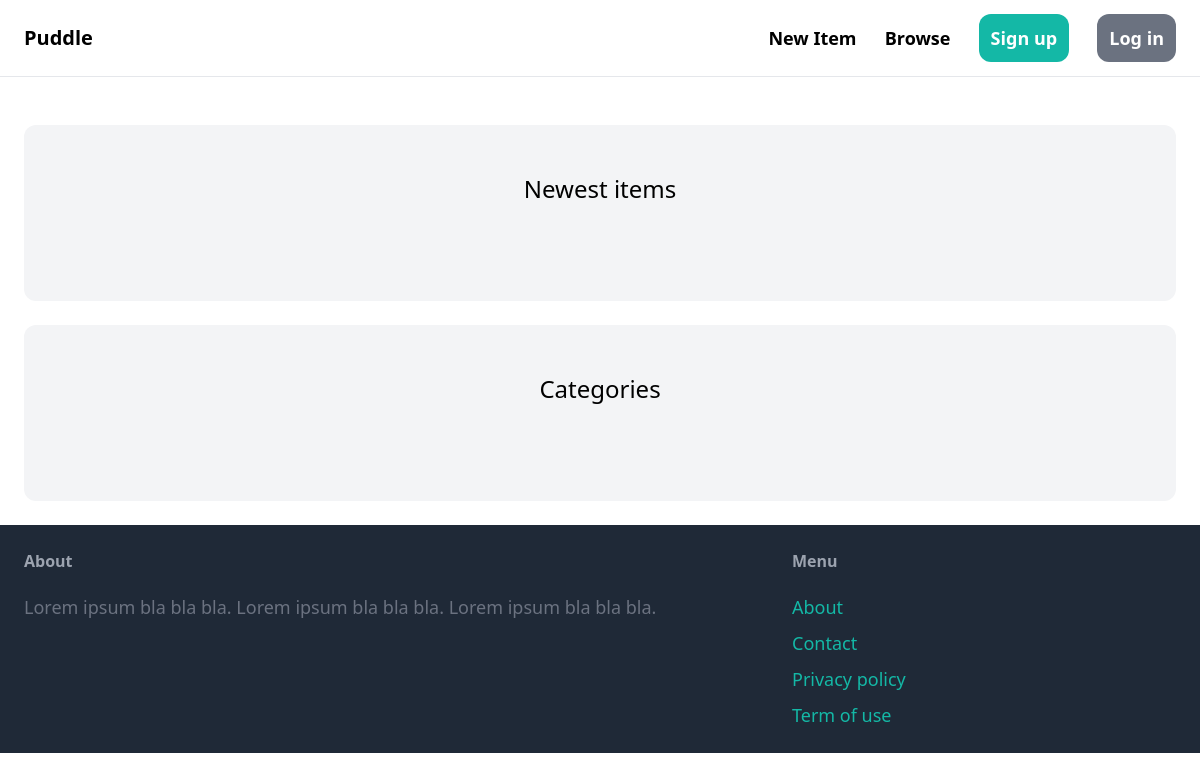
The app's page /, older data.
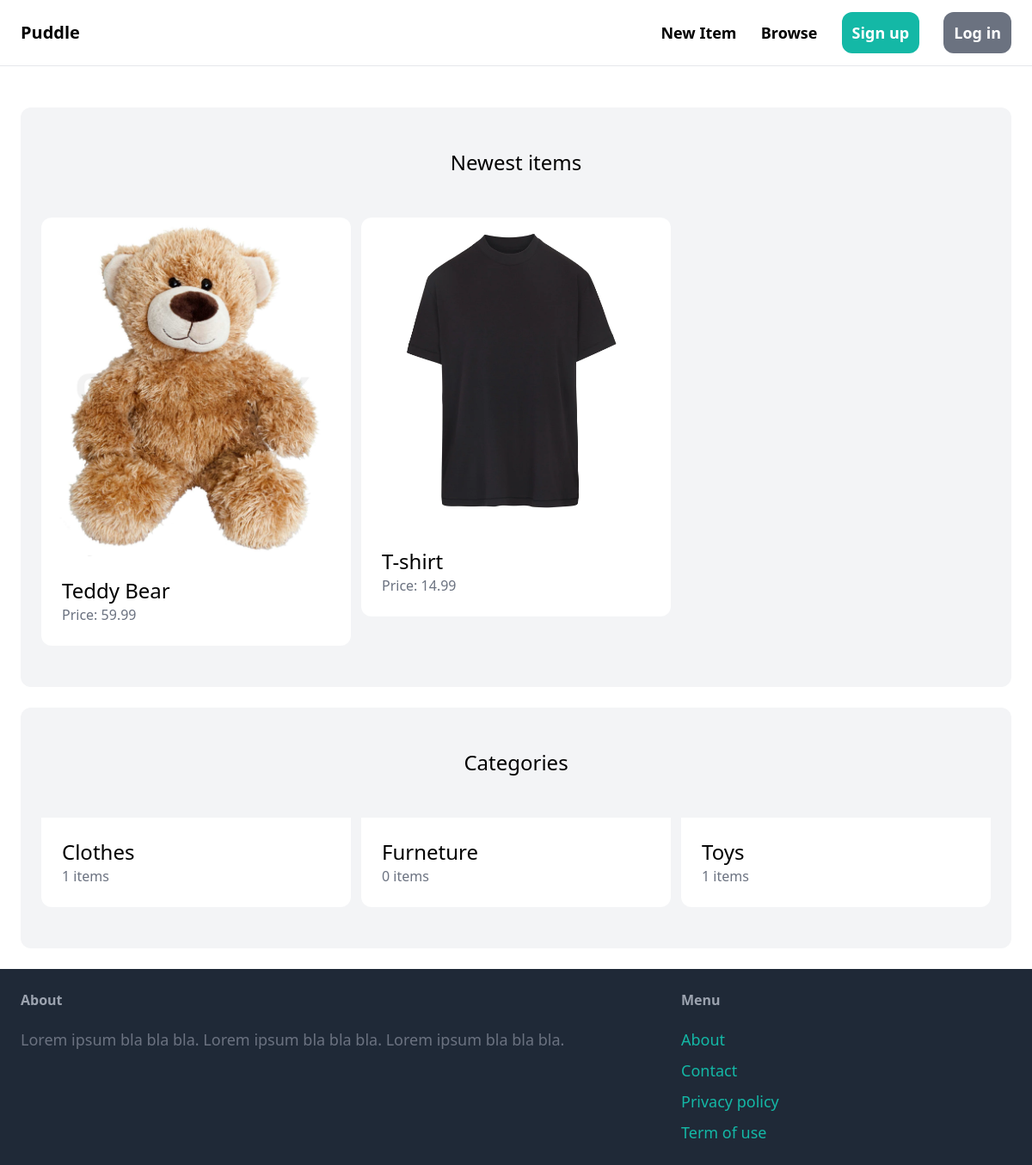
The same page, newer data.
### item/models.py (models this page shows, shortened)
class Item(models.Model):
    category=models.ForeignKey(Category,related_name='items',on_delete=models.CASCADE)
    name=models.CharField(max_length=255)
    description=models.TextField(null=True , blank=True)
    price=models.FloatField()
    image=models.ImageField(upload_to='item_images',blank=True,null=True)
    is_sold=models.BooleanField(default=False)
    created_by=models.ForeignKey(User,related_name='items',on_delete=models.CASCADE)
    created_at=models.DateTimeField(auto_now_add=True)

class Category(models.Model):
    name=models.CharField(max_length=255)
    class Meta:
        verbose_name_plural='Categories'
        ordering=('name',)

### core/views.py (the view)
# urls.py: path('',core_views.index,name='index'),
def index(request):
    items=Item.objects.filter(is_sold=False)[0:6]
    categories=Category.objects.all()
    return render(request,'core/index.html',{
        'items':items,
        'categories':categories
    })

### core/templates/core/index.html (shortened to what this page needs)
{% extends 'core/base.html' %}
{% block content %}
    <div class="mt-6 px-6 py-12 bg-gray-100 rounded-xl">
        <h2 class="mb-12 text-2xl text-center">Newest items</h2>
        <div class="grid grid-cols-3 gap-3">
            {% for item in items %}
                <div>
                    <a href="{% url 'item:detail' item.id %}">
                        <div>
                            <img src="{{ item.image.url }}" class="rounded-t-xl">
                        </div>
                        <div class="p-6 bg-white rounded-b-xl">
                            <h2 class="text-2xl">{{ item.name }}</h2>
                            <p class="text-gray-500">Price: {{ item.price }}</p>
                        </div>
                    </a>
                </div>
            {% endfor %}
        </div>
    </div>
    <div class="mt-6 px-6 py-12 bg-gray-100 rounded-xl">
        <h2 class="mb-12 text-2xl text-center">Categories</h2>
        <div class="grid grid-cols-3 gap-3">
            {% for category in categories %}
                <div>
                    <a href="#">
                        <div class="p-6 bg-white rounded-b-xl">
                            <h2 class="text-2xl">{{ category.name }}</h2>
                            <p class="text-gray-500">{{ category.items.count }} items</p>
                        </div>
                    </a>
                </div>
            {% endfor %}
        </div>
    </div>
{% endblock %}

### core/templates/core/base.html (shortened to what this page needs)
<!doctype html>
<html>
    <head>
        <script src="https://cdn.tailwindcss.com"></script>
    </head>
<body>
    <nav class="py-6 px-6 flex justify-between items-center border-b border-gray-200" >
        <a href="/" class="text-xl font-semibold">Puddle</a>
        <div class="space-x-6">
            <a href="#" class="text-lg font-semibold hover:text-gray-500">New Item</a>
            <a href="#" class="text-lg font-semibold hover:text-gray-500">Browse</a>
            {% if request.user.is_authenticated %}
            <a href="#" class="px-3 py-3 text-lg font-semibold bg-teal-500 text-white rounded-xl hover:bg-teal-700">Inbox</a>
            <a href="#" class="px-3 py-3 text-lg font-semibold bg-gray-500 text-white rounded-xl hover:bg-teal-700">Dashboard</a>
            {% else %}
            <a href="{% url 'users:signup' %}" class="px-3 py-3 text-lg font-semibold bg-teal-500 text-white rounded-xl hover:bg-teal-700">Sign up</a>
            <a href="{% url 'users:login' %}" class="px-3 py-3 text-lg font-semibold bg-gray-500 text-white rounded-xl hover:bg-teal-700">Log in</a>
            {% endif %}
        </div>
    </nav>
    <div class="py-6 px-6">
        {% block content %}
        {% endblock content %}
    </div>
    <footer class="py-6 px-6 flex justify-between bg-gray-800">
        <div class="w-2/3 pr-10">
            <h3 class="mb-5 font-semibold text-gray-400">About</h3>
            <p class="text-lg text-gray-500">Lorem ipsum bla bla bla. Lorem ipsum bla bla bla. Lorem ipsum bla bla bla.</p>
        </div>
        <div class="w-1/3">
            <h3 class="mb-5 font-semibold text-gray-400">Menu</h3>
            <ul class="space-y-2">
                <li><a href="#" class="text-lg text-teal-500 hover:text-teal-700">About</a></li>
                <li><a href="{% url 'core:contact' %}" class="text-lg text-teal-500 hover:text-teal-700">Contact</a></li>
                <li><a href="#" class="text-lg text-teal-500 hover:text-teal-700">Privacy policy</a></li>
                <li><a href="#" class="text-lg text-teal-500 hover:text-teal-700">Term of use</a></li>
            </ul>
        </div>
    </footer>
</body>
    </html>

Row changes from the older to the newer data that the page shows:
added Item: image (picture), name "Teddy Bear", price "59.99"
added Item: image (picture), name "T-shirt", price "14.99"
added Category: name "Clothes", items.count "1"
added Category: name "Furneture", items.count "0"
added Category: name "Toys", items.count "1"
